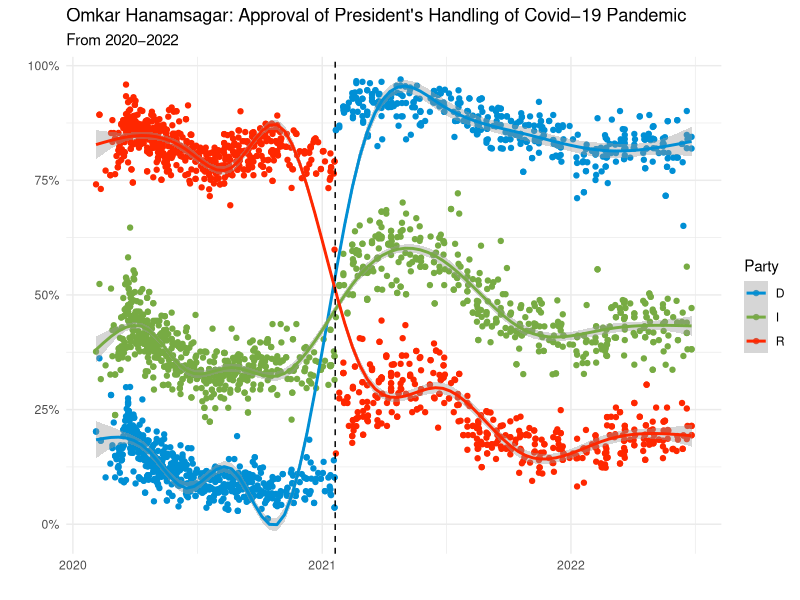
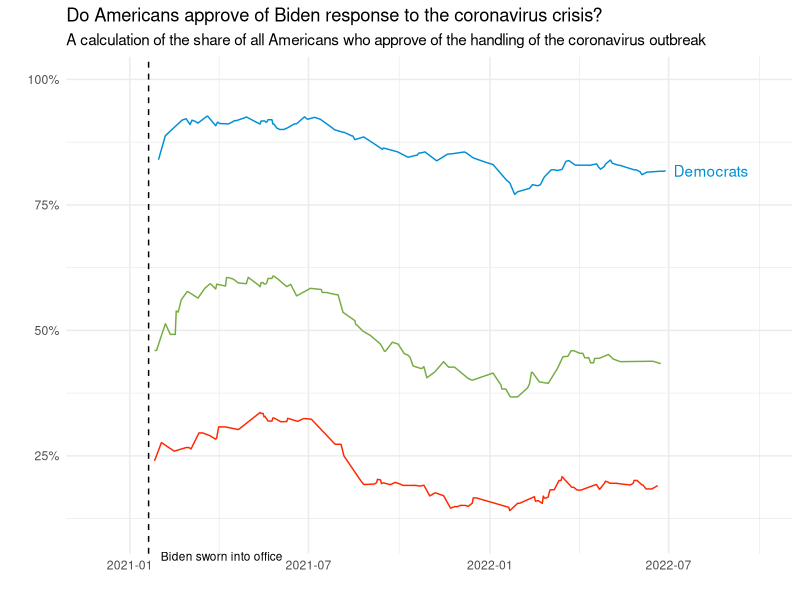
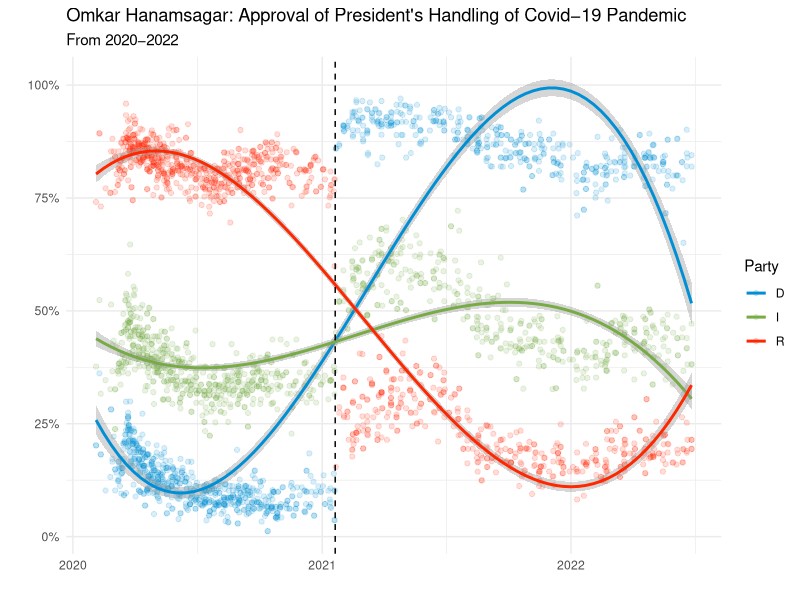

These figures' R source, in order:
library(tidyverse)

#Reading in data
polls_adjusted <-
  readr::read_csv('covid_approval_polls_adjusted.csv')

#Grouping by subject and creating new column which is the mean of approve_adjusted
polls_adjusted <- polls_adjusted %>%
  dplyr::group_by(subject) %>%
  dplyr::mutate(average_approval = mean(approve_adjusted, na.rm = T)) %>%
  dplyr::ungroup()

#Creating graph of adjusted approval rating
approval_graph <- polls_adjusted %>%
  ggplot(aes(x = approve_adjusted)) +
  geom_histogram() +
  labs(x = 'Approval',
       y = 'Count',
       title = 'Adjusted Approval Ratings') +
  theme_minimal()

#Splitting graph to dispplay rating Biden and Trump
approval_graph_facet <- polls_adjusted %>%
  filter(subject == 'Biden' | subject == 'Trump') %>%
  ggplot(aes(x = approve_adjusted, fill = subject)) +
  geom_histogram() +
  facet_wrap(~subject)+
  labs(
    x = "Approval",
    y = "Count",
    fill = "President",
    title = "American approval of Biden and Trump's response to coronavirus",
    subtitle = "From 2020-2022"
  ) +
  theme_minimal()

#Adding a vertical line to show the mean of both Biden and Trump's approvals
mean_line <- approval_graph_facet +
  geom_vline(aes(xintercept = average_approval), linetype = 'dashed')

#Changing the represented colors to match Biden and Trump's respective party colors
approval_final <- mean_line +
  scale_fill_manual(values = c("#008FD5", "#FF2700")) +
  theme(legend.position = "bottom")

#Creating a column which is enddate in 'date' datatype, creating a column which is the approve_adjusted divided by 100, filtering the data so party only contains Democrats, Republicans, and Independents 
polls_q3 <- polls_adjusted %>%
  mutate(end_date = lubridate::mdy(enddate)) %>%
  mutate(approve_fraction = approve_adjusted / 100) %>%
  filter(party == 'D' | party == 'R' | party == 'I')

#Visualizing the approval rating of president's handling of covid-19
polls_q3 %>%
  ggplot(aes(x = end_date, y = approve_fraction, color = party)) +
  geom_point() +
  scale_color_manual(values = c("#008FD5", "#77AB43", "#FF2700")) +
  geom_smooth() +
  scale_y_continuous(labels = scales::percent) +
  theme_minimal() +
  geom_vline(aes(xintercept = as.numeric(as.Date("2021-01-20"))), linetype = 'dashed') +
  labs(
    x = ' ',
    y = ' ',
    title = "Omkar Hanamsagar: Approval of President's Handling of Covid−19 Pandemic",
    subtitle = "From 2020−2022",
    color = 'Party'
  )

#Reading in toplines data
toplines <- readr::read_csv('covid_approval_toplines.csv')

#Filtering subject to only include Biden, party to only include D/R/I
toplines_biden <- toplines %>%
  filter(subject == 'Biden') %>%
  filter(party == 'D' | party == 'R' | party == 'I') %>%
  mutate(model_date = lubridate::mdy(modeldate))

#Creating a new column which is equal to Democrats, Republicans, and Independents if party is D, R and I respectively. Creating new column which is the fraction of approve_estimate column
toplines_biden <- toplines_biden %>%
  mutate(party_description = ifelse(
    party == 'D',
    'Democrats',
    ifelse(
      party == 'R',
      'Republicans',
      ifelse(party == 'I', 'Independents', 0)
    )
  )) %>%
  mutate(approve_estimate_frac = approve_estimate / 100)

#Visualizing the changes in Biden's approval rating by political party since his inauguration
library(ggrepel)
library(scales)
library(lubridate)
final_graph<-toplines_biden %>%
  mutate(label = ifelse(model_date == max(model_date),
                        party_description, NA_character_)) %>%
  ggplot(aes(x=model_date, y=approve_estimate_frac, color=party)) + ## need to fill in
  geom_line() +
  geom_text_repel(aes(label = label),
                  nudge_x = 10, na.rm = T,
                  xlim = as_date(c("2022-07-01", "2022-10-01"))) +
  geom_vline(aes(xintercept = as_date("2021-01-20")), linetype = "dashed")+ ## need to fill in
  annotate("text", x = as_date("2021-01-20"), y = 0.05,
           label = "Biden sworn into office", size = 3,
           hjust = -0.1) +
  scale_color_manual(values = c("#008FD5", "#77AB43", "#FF2700")) + ## need to fill in
  scale_y_continuous(labels = scales::percent) +
  coord_cartesian(ylim = c(.1,1), clip = "off") +
  scale_x_date(limits = c(as_date("2020-12-01"), as_date("2022-10-01"))) +
  labs(title="Do Americans approve of Biden response to the coronavirus crisis?",
       subtitle= "A calculation of the share of all Americans who approve of the handling of the coronavirus outbreak",
       x="",y="", fill="") + ## need to fill in
  theme_minimal() +
  theme(legend.position = "none") ## need to fill in
final_graph

#Reading in covid concern data
covid_concern <- read_csv('covid_concern_toplines.csv')

#### Reformatting modeldate column into mdy
covid_concern <- covid_concern %>%
  mutate(modeldate = mdy(modeldate))

#### Arranging very_estimate column in descending order 
covid_concern %>%
  arrange(desc(very_estimate))

#### Changing level of concern estimates into fractions
covid_concern <- covid_concern %>%
  mutate(very_estimate = very_estimate/100) %>%
  mutate(somewhat_estimate = somewhat_estimate/100) %>%
  mutate(not_very_estimate = not_very_estimate/100) %>%
  mutate(not_at_all_estimate = not_at_all_estimate/100)

#### Adding column that cleans up classification of where concern lies 
covid_concern <- covid_concern %>%
  mutate(concern = ifelse(subject == 'concern-economy', 'Concerned About Economy',ifelse(subject == 'concern-infected', 'Concerned About Getting Infected', 0)))

#### Visualizing concern level over the economy and getting infected
concern_level_by_type <- covid_concern %>%
  ggplot(aes(x = modeldate)) +
  facet_wrap( ~ concern) +
  geom_line(aes(y = very_estimate, color = 'coral2')) +
  geom_line(aes(y = somewhat_estimate, color = 'forestgreen')) +
  geom_line(aes(y = not_very_estimate, color = 'darkorchid')) +
  geom_line(aes(y = not_at_all_estimate, color = 'cornflowerblue')) +
  scale_y_continuous(labels = scales::percent)+
  scale_color_manual(
    name = 'Concern Level',
    values = c('coral2' = 'coral2', 'forestgreen' =
                 'forestgreen', 'darkorchid' =
                 'darkorchid', 'cornflowerblue' =
                 'cornflowerblue'),
    labels = c('Very Concerned', 'Somewhat Concerned', 'Not Very Concerned', 'Not At All Concerned')
  ) +
  theme_minimal() +
  scale_x_date(limits = c(as.Date("2020-02-15"), as.Date("2021-08-01"))) +
  labs( x = '',
        y = '',
        title = 'Concern level over the economy and getting infected',
        subtitle = 'From 2020-2021')

#### Visualizing when the concern level about the economy peaked
concern_peak_economy <- covid_concern %>%
  filter(subject == 'concern-economy') %>%
  ggplot(aes(x = modeldate)) +
  geom_line(aes(y = very_estimate, color = 'black')) +
  scale_y_continuous(labels = scales::percent) +
  geom_vline(aes(xintercept = as.numeric(as.Date("2020-03-29"))), linetype = 'dashed') +
  scale_x_date(limits = c(as.Date("2020-02-15"), as.Date("2020-04-10"))) +
  labs( x = '',
        y = '',
        title = 'Peak concern level over the economy',
        subtitle = '(March 29, 2020)') +
  annotate(
    "text",
    x = as.Date("2020-03-07"),
    y = .63,
    label = "Peak Concern About the Economy",
    size = 2.80,
    hjust = -0.1) +
  theme_minimal()

#### Visualizing when the concern level about getting infected peaked
concern_peak_infected <- covid_concern %>%
  filter(subject == 'concern-infected') %>%
  ggplot(aes(x = modeldate)) +
  geom_line(aes(y = very_estimate, color = 'black')) +
  scale_y_continuous(labels = scales::percent) +
  geom_vline(aes(xintercept = as.numeric(as.Date("2021-01-30"))), linetype = 'dashed') +
  scale_x_date(limits = c(as.Date("2021-01-15"), as.Date("2021-03-15"))) +
  labs( x = '',
        y = '',
        title = 'Peak concern level over getting infected',
        subtitle = '(January 30, 2021)') +
  annotate(
    "text",
    x = as.Date("2021-01-30"),
    y = .63,
    label = "Peak Concern About being Infected",
    size = 2.80,
    hjust = -0.1) +
  theme_minimal()

#### Filtering subject to only be about getting infected
infected_concern <- covid_concern %>%
  filter(subject == 'concern-infected')

#### Visualizing the approval rating of the president's handling of Covid-19
polls_q3 %>%
  ggplot(aes(x = end_date, y = approve_fraction, color = party, se = 3), se = 3) +
  geom_point(alpha = .15, se = 3) +
  scale_color_manual(values = c("#008FD5", "#77AB43", "#FF2700")) +
  geom_smooth(method = lm, formula = y ~ splines::bs(x, 3.5),span = .3, se = 3) +
  scale_y_continuous(labels = scales::percent) +
  theme_minimal() +
  geom_vline(aes(xintercept = as.numeric(as.Date("2021-01-20"))), linetype = 'dashed') +
  labs(
    x = ' ',
    y = ' ',
    title = "Omkar Hanamsagar: Approval of President's Handling of Covid−19 Pandemic",
    subtitle = "From 2020−2022",
    color = 'Party'
  )


